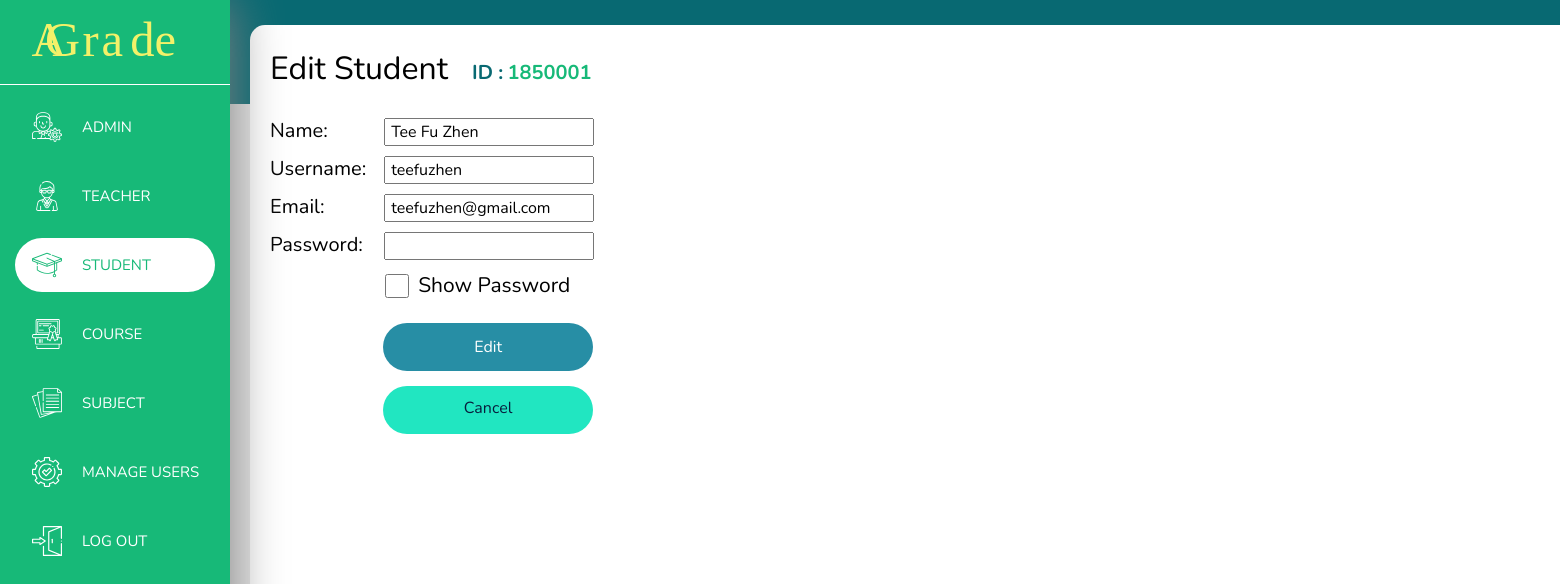
The page /editStudent.php?stdID=1850001 (signed in) on the database its author committed.
### tables this page shows
CREATE TABLE `users` (
  `No` int(200) NOT NULL,
  `userID` varchar(200) NOT NULL,
  `userUid` varchar(200) NOT NULL,
  `userName` varchar(200) NOT NULL,
  `userEmail` varchar(200) NOT NULL,
  `userPassword` varchar(200) NOT NULL,
  `userType` varchar(200) NOT NULL
);

### editStudent.php (the view, shortened to what this page needs)
<?php
    require "header.php";
    require "backendphp/condb_back.php";
    $stdID = $_GET['stdID'];
    $sql = mysqli_query($conn, "SELECT * FROM users WHERE userID = '$stdID'");
    $row = mysqli_fetch_array($sql);
    $stdID = $row['userID'];
    $stdUid = $row['userUid'];
    $stdName = $row['userName'];
    $stdEmail = $row['userEmail'];
?>
    <main>
        <div class="content">
            <div class="editStudent-main">
                <label class="editStudent-label">Edit Student</label>
                <label class="editStudent-ID-NAME-label" >ID :</label>
                <label class="editStudent-ID-NAME-label-bold"> <?= $stdID ?> &emsp;</label>
                <form action="backendphp/editStudent-back.php?stdID=<?= $stdID?>" method="post">
                    <label>Name:</label>
                    <input type="text" name="edit_std_name" value="<?= $stdName?>"><br>
                    <label>Username:</label>
                    <input type="text" name="edit_std_uid" value="<?= $stdUid?>"><br>
                    <label>Email:</label>
                    <input type="text" name="edit_std_email" value="<?= $stdEmail?>"><br>
                    <label>Password:</label>
                    <input type="password" name="edit_std_pwd" id="edit_std_pwd"><br>
                    <div class="div-edit-pwd">
                            <input class="checkbox" type="checkbox" onclick="showEditStudentPwd()">
                            <label class="show-pwd-std">Show Password</label>
                    </div>
                    <br>
                    <div class="btn">
                        <button type="submit" name="edit_std_submit">Edit</button><br>
                        <a class="cxlEditStudent-btn" href="javascript:history.go(-1)"><span>Cancel</span></a>
                    </div>
                </form>
            </div>
        </div>
    </main>
<?php
    require "footer.php";
?>

### css/header.css (style rules this page uses)
body { margin: 0; font-family: Nunito, sans-serif; background: -webkit-gradient(linear, left top, left bottom, color-stop(13%, #086972), color-stop(13%, #e6e6e6)); background: linear-gradient(#086972 13%, #e6e6e6 13%); height: 100vh; }
main { height: 657px; }
main .content { display: inline-block; margin: 25px 25px 25px 250px; width: 166vh; height: 93vh; border-radius: 15px; background-color: white; }

### css/editStudent.css (style rules this page uses)
.editStudent-label { display: inline-block; margin: 20px 20px 20px 0px; font-size: 32px; }
.editStudent-main { color: black; margin: 0px 20px; width: -webkit-fit-content; width: -moz-fit-content; width: fit-content; }
.editStudent-main .editStudent-ID-NAME-label { font-weight: bold; font-size: 20px; color: #086972; }
.editStudent-main .editStudent-ID-NAME-label-bold { font-weight: bold; font-size: 20px; color: #17b978; }
.editStudent-main form { width: -webkit-fit-content; width: -moz-fit-content; width: fit-content; }
.editStudent-main form label { font-size: 20px; display: inline-block; margin: 0; padding: 0; width: 110px; }
.editStudent-main form input[type=text], .editStudent-main form input[type=password] { width: 210px; height: 28px; margin: 5px 0px; font-size: 16px; padding-left: 5px; }
.editStudent-main form .div-edit-pwd { display: inline-block; -webkit-box-align: center; -ms-flex-align: center; align-items: center; margin-left: 115px; height: auto; }
.editStudent-main form .div-edit-pwd input[type=checkbox] { width: 24px; height: 24px; margin: 5px 0px; font-size: 16px; vertical-align: middle; }
.editStudent-main form .div-edit-pwd label { margin: 5px 5px; width: auto; height: auto; font-size: 21px; vertical-align: middle; }
.editStudent-main form .btn { padding: 15px 0px 0px 0px; float: right; }
.editStudent-main form .btn button { display: inline-block; background-color: #278EA5; width: 210px; height: 48px; border-radius: 34px; border: none; color: white; font-family: 'Nunito', sans-serif; }
.editStudent-main form .btn .cxlEditStudent-btn { float: right; background-color: #21e6c1; color: #071e3d; width: 210px; height: 48px; margin-top: 15px; padding: 10px 15px; border-radius: 34px; text-decoration: none; text-align: center; vertical-align: middle; }

### rows shown on the page
users: userID "1850001", edit_std_name "Tee Fu Zhen", edit_std_uid "teefuzhen", edit_std_email "teefuzhen@gmail.com"
